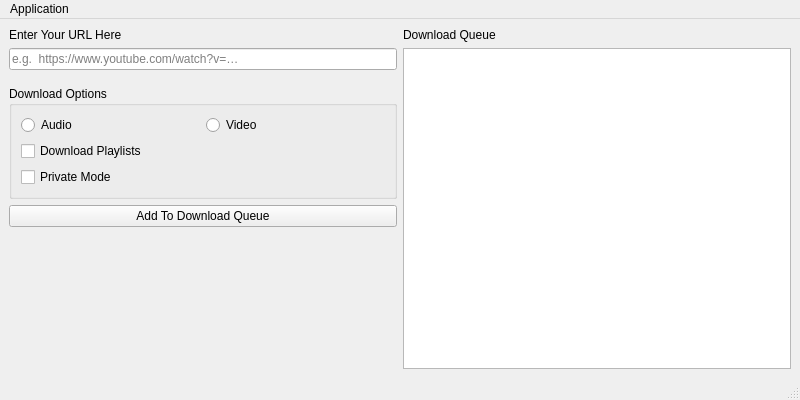
<?xml version="1.0" encoding="UTF-8"?>
<ui version="4.0">
 <class>MainWindow</class>
 <widget class="QMainWindow" name="MainWindow">
  <property name="geometry">
   <rect>
    <x>0</x>
    <y>0</y>
    <width>800</width>
    <height>400</height>
   </rect>
  </property>
  <property name="windowTitle">
   <string>MainWindow</string>
  </property>
  <widget class="QWidget" name="centralwidget">
   <layout class="QHBoxLayout" name="horizontalLayout">
    <item>
     <layout class="QVBoxLayout" name="verticalLayout">
      <item>
       <widget class="QLabel" name="label_2">
        <property name="text">
         <string>Enter Your URL Here</string>
        </property>
       </widget>
      </item>
      <item>
       <widget class="QLineEdit" name="urlLineEdit">
        <property name="placeholderText">
         <string>e.g.  https://www.youtube.com/watch?v=…</string>
        </property>
       </widget>
      </item>
      <item>
       <spacer name="verticalSpacer_2">
        <property name="orientation">
         <enum>Qt::Vertical</enum>
        </property>
        <property name="sizeType">
         <enum>QSizePolicy::Fixed</enum>
        </property>
        <property name="sizeHint" stdset="0">
         <size>
          <width>20</width>
          <height>10</height>
         </size>
        </property>
       </spacer>
      </item>
      <item>
       <widget class="QGroupBox" name="groupBox">
        <property name="title">
         <string>Download Options</string>
        </property>
        <layout class="QVBoxLayout" name="verticalLayout_2">
         <item>
          <layout class="QHBoxLayout" name="horizontalLayout_3">
           <item>
            <widget class="QRadioButton" name="audioDownloadOptionRadioButton">
             <property name="text">
              <string>Audio</string>
             </property>
            </widget>
           </item>
           <item>
            <widget class="QRadioButton" name="videoDownloadOptionRadioButton">
             <property name="text">
              <string>Video</string>
             </property>
            </widget>
           </item>
          </layout>
         </item>
         <item>
          <layout class="QHBoxLayout" name="horizontalLayout_4">
           <item>
            <widget class="QCheckBox" name="downloadPlaylistsCheckBox">
             <property name="text">
              <string>Download Playlists</string>
             </property>
            </widget>
           </item>
          </layout>
         </item>
         <item>
          <layout class="QHBoxLayout" name="horizontalLayout_2">
           <item>
            <widget class="QCheckBox" name="privateModeCheckBox">
             <property name="toolTip">
              <string/>
             </property>
             <property name="text">
              <string>Private Mode</string>
             </property>
            </widget>
           </item>
          </layout>
         </item>
        </layout>
       </widget>
      </item>
      <item>
       <widget class="QPushButton" name="addToDownloadQueuePushButton">
        <property name="text">
         <string>Add To Download Queue</string>
        </property>
       </widget>
      </item>
      <item>
       <spacer name="verticalSpacer">
        <property name="orientation">
         <enum>Qt::Vertical</enum>
        </property>
        <property name="sizeHint" stdset="0">
         <size>
          <width>20</width>
          <height>40</height>
         </size>
        </property>
       </spacer>
      </item>
     </layout>
    </item>
    <item>
     <layout class="QVBoxLayout" name="verticalLayout_3">
      <item>
       <widget class="QLabel" name="label">
        <property name="text">
         <string>Download Queue</string>
        </property>
       </widget>
      </item>
      <item>
       <widget class="QListWidget" name="downloadQueueListWidget"/>
      </item>
     </layout>
    </item>
   </layout>
  </widget>
  <widget class="QMenuBar" name="menubar">
   <property name="geometry">
    <rect>
     <x>0</x>
     <y>0</y>
     <width>800</width>
     <height>22</height>
    </rect>
   </property>
   <widget class="QMenu" name="menuApplication">
    <property name="title">
     <string>Application</string>
    </property>
    <addaction name="actionAbout"/>
    <addaction name="actionPreferences"/>
    <addaction name="actionQuit"/>
   </widget>
   <addaction name="menuApplication"/>
  </widget>
  <widget class="QStatusBar" name="statusbar"/>
  <action name="actionAbout">
   <property name="text">
    <string>About</string>
   </property>
   <property name="menuRole">
    <enum>QAction::AboutRole</enum>
   </property>
  </action>
  <action name="actionPreferences">
   <property name="text">
    <string>Preferences</string>
   </property>
   <property name="menuRole">
    <enum>QAction::PreferencesRole</enum>
   </property>
  </action>
  <action name="actionQuit">
   <property name="text">
    <string>Quit</string>
   </property>
   <property name="menuRole">
    <enum>QAction::QuitRole</enum>
   </property>
  </action>
 </widget>
 <resources/>
 <connections/>
</ui>
